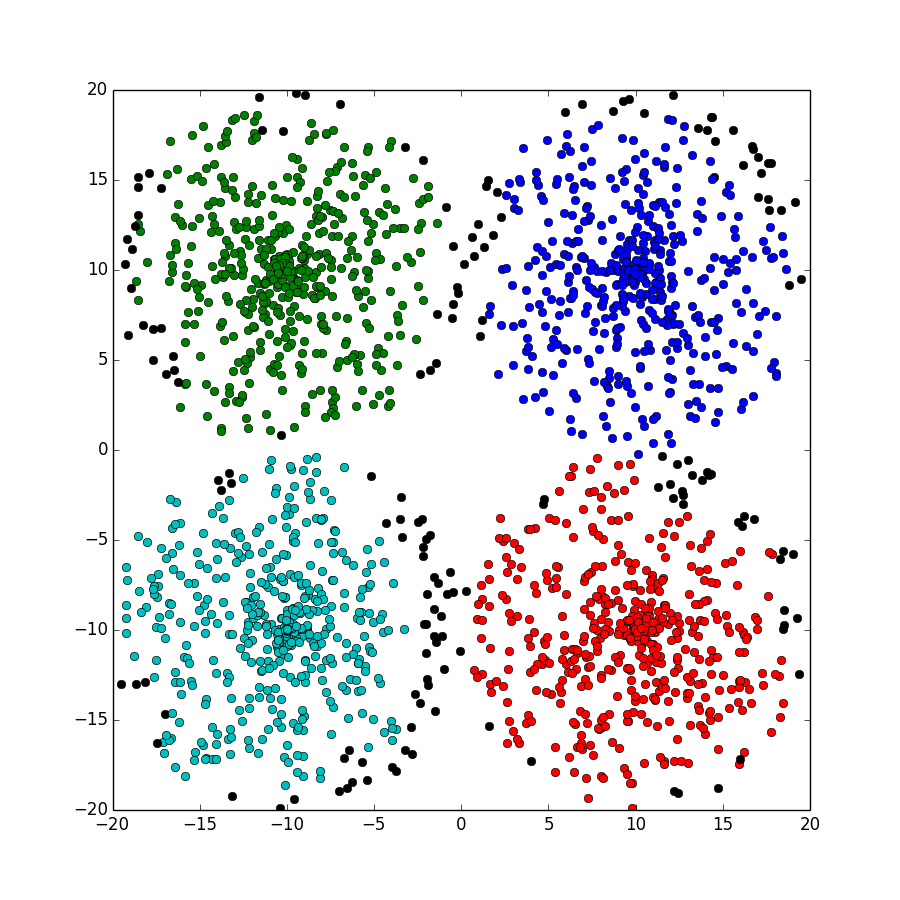

Write Python code to recreate this figure.
import math
import random
import pylab

try:
    import psyco

    psyco.full()
except ImportError:
    pass

FLOAT_MAX = 1e100

CORE_POINT_TYPE = -2
BOUNDARY_POINT_TYPE = 1  # ALL NONE-NEGATIVE INTEGERS CAN BE BOUNDARY POINT TYPE
OTHER_POINT_TYPE = -1


class Point:
    __slots__ = ["x", "y", "group", "pointType"]

    def __init__(self, x=0, y=0, group=0, pointType=-1):
        self.x, self.y, self.group, self.pointType = x, y, group, pointType


def generatePoints(pointsNumber, radius):
    points = [Point() for _ in range(4 * pointsNumber)]
    originX = [-radius, -radius, radius, radius]
    originY = [-radius, radius, -radius, radius]
    count = 0
    countCenter = 0
    for index, point in enumerate(points):
        count += 1
        r = random.random() * radius
        angle = random.random() * 2 * math.pi
        point.x = r * math.cos(angle) + originX[countCenter]
        point.y = r * math.sin(angle) + originY[countCenter]
        point.group = index
        if count >= pointsNumber * (countCenter + 1):
            countCenter += 1
    return points


def solveDistanceBetweenPoints(pointA, pointB):
    return (pointA.x - pointB.x) * (pointA.x - pointB.x) + (pointA.y - pointB.y) * (pointA.y - pointB.y)


def isInPointBoundary(centerPoint, customPoint, halfScale):
    return customPoint.x <= centerPoint.x + halfScale and customPoint.x >= centerPoint.x - halfScale and customPoint.y <= centerPoint.y + halfScale and customPoint.y >= centerPoint.y - halfScale


def getPointsNumberWithinBoundary(points, halfScale):
    pointsIndexGroupWithinBoundary = [[] for _ in range(len(points))]
    for centerIndex, centerPoint in enumerate(points):
        for index, customPoint in enumerate(points):
            if centerIndex != index and isInPointBoundary(centerPoint, customPoint, halfScale):
                pointsIndexGroupWithinBoundary[centerIndex].append(index)
    return pointsIndexGroupWithinBoundary


def decidePointsType(points, pointsIndexGroupWithinBoundary, minPointsNumber):
    for index, customPointsGroup in enumerate(pointsIndexGroupWithinBoundary):
        if len(customPointsGroup) >= minPointsNumber:
            points[index].pointType = CORE_POINT_TYPE
    for index, customPointsGroup in enumerate(pointsIndexGroupWithinBoundary):
        if len(customPointsGroup) < minPointsNumber:
            for customPointIndex in customPointsGroup:
                if points[customPointIndex].pointType == CORE_POINT_TYPE:
                    points[index].pointType = customPointIndex


def mergeGroup(points, fromIndex, toIndex):
    for point in points:
        if point.group == fromIndex:
            point.group = toIndex


def dbscan(points, pointsIndexGroupWithinBoundary, clusterCenterNumber):
    countGroupsNumber = {index: 1 for index in range(len(points))}
    for index, point in enumerate(points):
        if point.pointType == CORE_POINT_TYPE:
            for customPointIndex in pointsIndexGroupWithinBoundary[index]:
                if points[customPointIndex].pointType == CORE_POINT_TYPE and points[
                    customPointIndex].group != point.group:
                    countGroupsNumber[point.group] += countGroupsNumber[points[customPointIndex].group]
                    del countGroupsNumber[points[customPointIndex].group]
                    mergeGroup(points, points[customPointIndex].group, point.group)
        # point.pointType >= 0 means it is BOUNDARY_POINT_TYPE
        elif point.pointType >= 0:
            corePointGroupIndex = points[point.pointType].group
            countGroupsNumber[corePointGroupIndex] += countGroupsNumber[point.group]
            del countGroupsNumber[point.group]
            point.group = corePointGroupIndex
    countGroupsNumber = sorted(countGroupsNumber.items(), key=lambda group: group[1], reverse=True)
    count = 0
    for key, _ in countGroupsNumber:
        count += 1
        for point in points:
            if point.group == key:
                point.group = -1 * count
        if count >= clusterCenterNumber:
            break


def showClusterAnalysisResults(points):
    colorStore = ['or', 'og', 'ob', 'oc', 'om', 'oy', 'ok']
    pylab.figure(figsize=(9, 9), dpi=80)
    for point in points:
        color = ''
        if point.group < 0:
            color = colorStore[-1 * point.group - 1]
        else:
            color = colorStore[-1]
        pylab.plot(point.x, point.y, color)
    pylab.show()


def main():
    clusterCenterNumber = 4
    pointsNumber = 500
    radius = 10
    Eps = 2
    minPointsNumber = 18
    points = generatePoints(pointsNumber, radius)
    pointsIndexGroupWithinBoundary = getPointsNumberWithinBoundary(points, Eps)
    decidePointsType(points, pointsIndexGroupWithinBoundary, minPointsNumber)
    dbscan(points, pointsIndexGroupWithinBoundary, clusterCenterNumber)
    showClusterAnalysisResults(points)


main()
